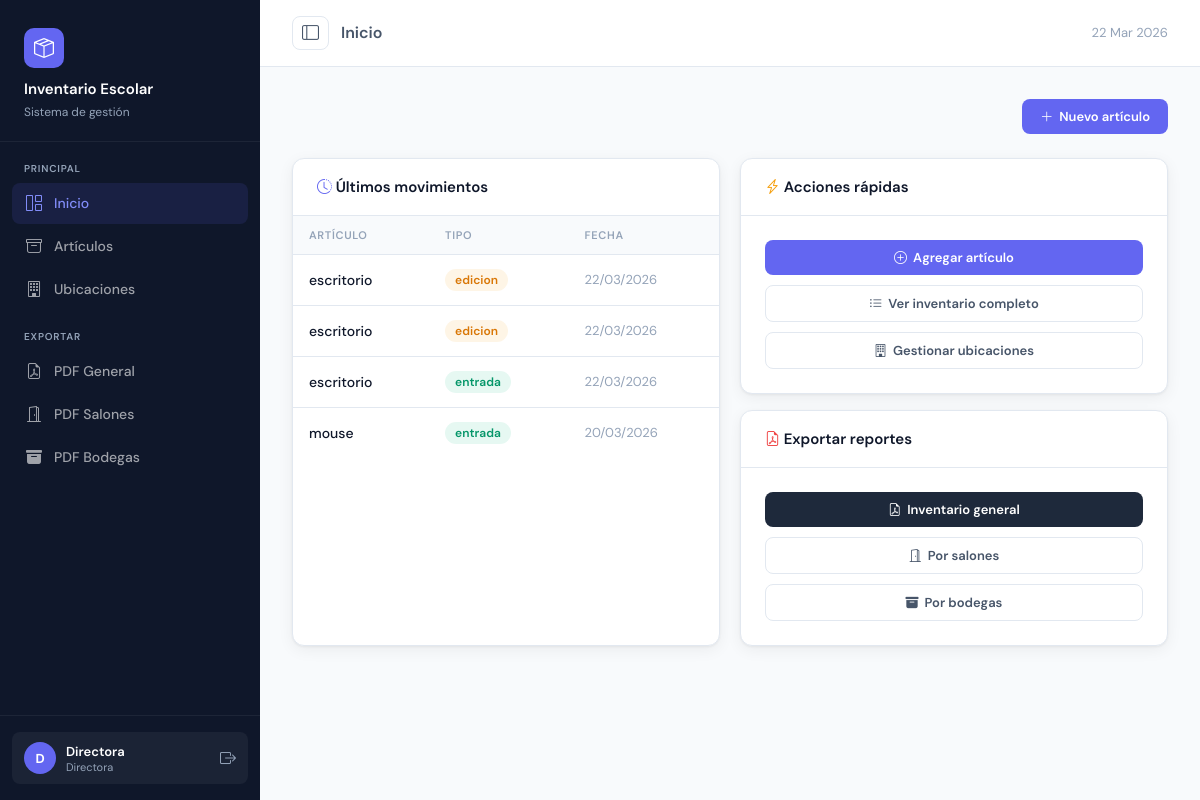
/inventario/ (signed in), run on the app's committed database.
### web/models.py (models this page shows, shortened)
class Movimiento(db.Model):
    id = db.Column(db.Integer, primary_key=True)
    articulo_id = db.Column(db.Integer, db.ForeignKey('articulo.id'), nullable=False)
    tipo = db.Column(db.String(20), nullable=False)
    cantidad = db.Column(db.Integer, default=0)
    descripcion = db.Column(db.Text, nullable=True)
    fecha = db.Column(db.DateTime, default=datetime.utcnow)
    realizado_por = db.Column(db.String(100))
    articulo = db.relationship('Articulo', backref=db.backref('movimientos', cascade='all, delete-orphan'))

class Articulo(db.Model):
    id = db.Column(db.Integer, primary_key=True)
    nombre = db.Column(db.String(200), nullable=False)
    descripcion = db.Column(db.Text, nullable=True)
    categoria = db.Column(db.String(100), nullable=True)
    tipo_bien = db.Column(db.String(50), default='3-Activo')          # 3-Activo, Consumible, etc.
    numero_inventario = db.Column(db.String(100), nullable=True)
    cantidad = db.Column(db.Integer, default=1)
    precio_unitario = db.Column(db.Float, default=0.0)
    tipo_adquisicion = db.Column(db.String(100), nullable=True)       # Gasto operación, Donación, etc.
    estado = db.Column(db.String(20), default='Bueno')
    ubicacion_id = db.Column(db.Integer, db.ForeignKey('ubicacion.id'), nullable=True)
    foto_url = db.Column(db.String(300), nullable=True)
    fecha_registro = db.Column(db.DateTime, default=datetime.utcnow)
    ultima_actualizacion = db.Column(db.DateTime, default=datetime.utcnow, onupdate=datetime.utcnow)
    ubicacion = db.relationship('Ubicacion', back_populates='articulos')

### web/routes/inventario.py (the view)
@inventario_bp.route('/')
@require_login
def dashboard():
    ultimos_movimientos = Movimiento.query.order_by(Movimiento.fecha.desc()).limit(5).all()
    return render_template('inventario/dashboard.html',
                           ultimos_movimientos=ultimos_movimientos,
                           now=datetime.now())

### web/routes/inventario.py (called while the page is built)
def require_login(f):
    from functools import wraps
    @wraps(f)
    def decorated(*args, **kwargs):
        if 'usuario_id' not in session:
            flash('Debes iniciar sesión', 'danger')
            return redirect(url_for('auth.login'))
        return f(*args, **kwargs)
    return decorated

### web/templates/inventario/dashboard.html (shortened to what this page needs)
{% extends 'base.html' %}
{% block topbar_title %}Inicio{% endblock %}
{% block content %}
<div class="page-header">
    <a href="{{ url_for('inventario.lista_articulos') }}" class="btn btn-primary">
        <i class="bi bi-plus-lg"></i> Nuevo artículo
    </a>
</div>
<div class="grid-2">
    <div class="card">
        <div class="card-header">
            <span><i class="bi bi-clock-history" style="color:var(--accent)"></i> Últimos movimientos</span>
        </div>
        <div class="card-body-flush">
            <table class="data-table">
                <thead>
                    <tr>
                        <th>Artículo</th>
                        <th>Tipo</th>
                        <th>Fecha</th>
                    </tr>
                </thead>
                <tbody>
                    {% for m in ultimos_movimientos %}
                    <tr>
                        <td style="font-weight:500;">{{ m.articulo.nombre }}</td>
                        <td>
                            <span class="badge {{ 'badge-success' if m.tipo == 'entrada' else 'badge-warning' if m.tipo == 'edicion' else 'badge-danger' }}">
                                {{ m.tipo }}
                            </span>
                        </td>
                        <td style="color:var(--text-3);font-size:13px;">{{ m.fecha.strftime('%d/%m/%Y') }}</td>
                    </tr>
                    {% endfor %}
                </tbody>
            </table>
        </div>
    </div>
    <div style="display:flex;flex-direction:column;gap:16px;">
        <div class="card">
            <div class="card-header">
                <span><i class="bi bi-lightning-charge" style="color:var(--warning)"></i> Acciones rápidas</span>
            </div>
            <div class="card-body" style="display:flex;flex-direction:column;gap:10px;">
                <a href="{{ url_for('inventario.lista_articulos') }}" class="btn btn-primary" style="justify-content:center;">
                    <i class="bi bi-plus-circle"></i> Agregar artículo
                </a>
                <a href="{{ url_for('inventario.lista_articulos') }}" class="btn btn-ghost" style="justify-content:center;">
                    <i class="bi bi-list-ul"></i> Ver inventario completo
                </a>
                <a href="{{ url_for('inventario.ubicaciones') }}" class="btn btn-ghost" style="justify-content:center;">
                    <i class="bi bi-building"></i> Gestionar ubicaciones
                </a>
            </div>
        </div>
        <div class="card">
            <div class="card-header">
                <span><i class="bi bi-file-earmark-pdf" style="color:var(--danger)"></i> Exportar reportes</span>
            </div>
            <div class="card-body" style="display:flex;flex-direction:column;gap:10px;">
                <a href="{{ url_for('inventario.exportar_pdf', tipo='general') }}" target="_blank" class="btn btn-export" style="justify-content:center;">
                    <i class="bi bi-file-earmark-pdf"></i> Inventario general
                </a>
                <a href="{{ url_for('inventario.exportar_pdf', tipo='salones') }}" target="_blank" class="btn btn-ghost" style="justify-content:center;">
                    <i class="bi bi-door-open"></i> Por salones
                </a>
                <a href="{{ url_for('inventario.exportar_pdf', tipo='bodegas') }}" target="_blank" class="btn btn-ghost" style="justify-content:center;">
                    <i class="bi bi-archive-fill"></i> Por bodegas
                </a>
            </div>
        </div>
    </div>
</div>
{% endblock %}

### web/templates/base.html (shortened to what this page needs)
<!DOCTYPE html>
<html lang="es">
<head>
    <link href="https://cdn.jsdelivr.net/npm/bootstrap-icons@1.11.0/font/bootstrap-icons.css" rel="stylesheet">
</head>
<body>
{% if session.usuario_id %}
<aside class="sidebar">
    <div class="sidebar-logo">
        <div class="logo-icon"><i class="bi bi-box-seam"></i></div>
        <h1>Inventario Escolar</h1>
        <span>Sistema de gestión</span>
    </div>
    <nav class="sidebar-nav">
        <p class="nav-label">Principal</p>
        <a href="{{ url_for('inventario.dashboard') }}" class="nav-item {{ 'active' if request.endpoint == 'inventario.dashboard' }}">
            <i class="bi bi-grid-1x2"></i> Inicio
        </a>
        <a href="{{ url_for('inventario.lista_articulos') }}" class="nav-item {{ 'active' if 'articulo' in request.endpoint }}">
            <i class="bi bi-archive"></i> Artículos
        </a>
        <a href="{{ url_for('inventario.ubicaciones') }}" class="nav-item {{ 'active' if 'ubicacion' in request.endpoint }}">
            <i class="bi bi-building"></i> Ubicaciones
        </a>
        <p class="nav-label" style="margin-top:20px;">Exportar</p>
        <a href="{{ url_for('inventario.exportar_pdf', tipo='general') }}" class="nav-item" target="_blank">
            <i class="bi bi-file-earmark-pdf"></i> PDF General
        </a>
        <a href="{{ url_for('inventario.exportar_pdf', tipo='salones') }}" class="nav-item" target="_blank">
            <i class="bi bi-door-open"></i> PDF Salones
        </a>
        <a href="{{ url_for('inventario.exportar_pdf', tipo='bodegas') }}" class="nav-item" target="_blank">
            <i class="bi bi-archive-fill"></i> PDF Bodegas
        </a>
    </nav>
    <div class="sidebar-footer">
        <div class="user-chip">
            <div class="user-avatar">{{ session.usuario_nombre[0] | upper }}</div>
            <div class="user-info">
                <div class="user-name">{{ session.usuario_nombre }}</div>
                <div class="user-role">Directora</div>
            </div>
            <a href="{{ url_for('auth.logout') }}" class="logout-btn" title="Cerrar sesión">
                <i class="bi bi-box-arrow-right"></i>
            </a>
        </div>
    </div>
</aside>
{% endif %}
<main class="main">
    {% if session.usuario_id %}
    <div class="topbar">
        <div style="display:flex;align-items:center;gap:12px;">
            <button class="btn-toggle-sidebar" onclick="toggleSidebar()" title="Mostrar/Ocultar menú">
                <i class="bi bi-layout-sidebar" id="sidebar-icon"></i>
            </button>
            <span class="topbar-title">{% block topbar_title %}{% endblock %}</span>
        </div>
        <span style="font-size:13px;color:var(--text-3);">{{ now.strftime('%d %b %Y') if now else '' }}</span>
    </div>
    {% endif %}
    <div class="page-content">
        {% block content %}{% endblock %}
    </div>
</main>
</body>
</html>

### data on the page
Movimiento: articulo.nombre "escritorio", tipo "edicion", fecha "22/03/2026"
Movimiento: articulo.nombre "escritorio", tipo "edicion", fecha "22/03/2026"
Movimiento: articulo.nombre "escritorio", tipo "entrada", fecha "22/03/2026"
Movimiento: articulo.nombre "mouse", tipo "entrada", fecha "20/03/2026"

### other printed values
{{ session.usuario_nombre[0] | upper }} "D"
{{ session.usuario_nombre }} "Directora"
